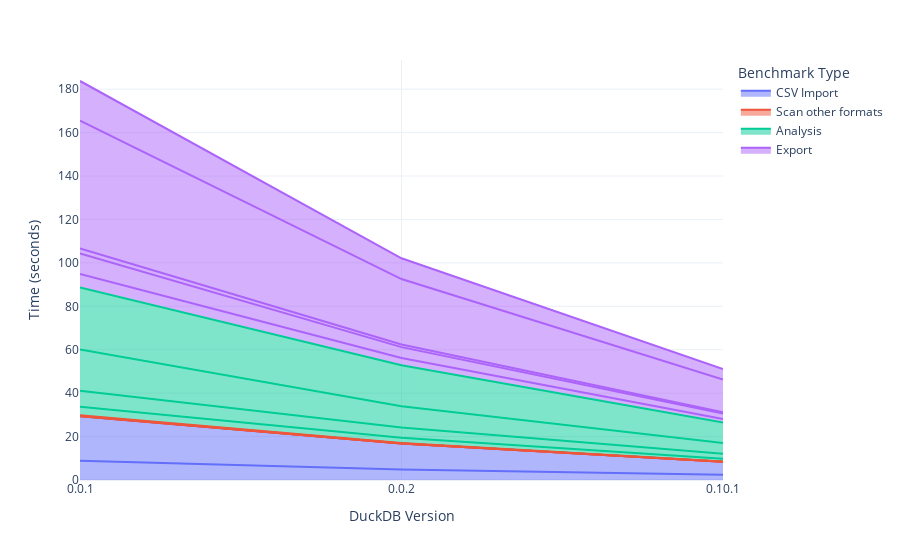

The notebook cell this image was saved under:
### Code cell
fig = px.area(
    results,
    x="DuckDB Version",
    y="Time (seconds)",
    color="Benchmark Type",
    line_group="benchmark",
    category_orders={"Benchmark Type":["CSV Import","Scan other formats","Analysis","Export"]},
    template='plotly_white'
)
print(plotly.io.to_json(fig, pretty=True))
fig.show()

### Figure 1 — Plotly figure (JSON) as saved in the notebook; plotly's stock layout.template omitted (floating-point values rounded to 4 significant figures)
{"data": [{"fillpattern": {"shape": ""}, "hovertemplate": "Benchmark Type=CSV Import<br>benchmark=002 Create table from csv<br>DuckDB Version=%{x}<br>Time (seconds)=%{y}<extra></extra>", "legendgroup": "CSV Import", "line": {"color": "#636efa"}, "marker": {"symbol": "circle"}, "mode": "lines", "name": "CSV Import", "orientation": "v", "showlegend": true, "stackgroup": "1", "type": "scatter", "x": ["0.0.1", "0.0.2", "0.10.1"], "xaxis": "x", "y": [8.848, 4.804, 2.402], "yaxis": "y"}, {"fillpattern": {"shape": ""}, "hovertemplate": "Benchmark Type=CSV Import<br>benchmark=011 Create tables from csvs joins<br>DuckDB Version=%{x}<br>Time (seconds)=%{y}<extra></extra>", "legendgroup": "CSV Import", "line": {"color": "#636efa"}, "marker": {"symbol": "circle"}, "mode": "lines", "name": "CSV Import", "orientation": "v", "showlegend": false, "stackgroup": "1", "type": "scatter", "x": ["0.0.1", "0.0.2", "0.10.1"], "xaxis": "x", "y": [20.53, 11.96, 5.979], "yaxis": "y"}, {"fillpattern": {"shape": ""}, "hovertemplate": "Benchmark Type=Scan other formats<br>benchmark=001 Query pandas<br>DuckDB Version=%{x}<br>Time (seconds)=%{y}<extra></extra>", "legendgroup": "Scan other formats", "line": {"color": "#EF553B"}, "marker": {"symbol": "circle"}, "mode": "lines", "name": "Scan other formats", "orientation": "v", "showlegend": true, "stackgroup": "1", "type": "scatter", "x": ["0.0.1", "0.0.2", "0.10.1"], "xaxis": "x", "y": [0.03739, 0.02143, 0.01072], "yaxis": "y"}, {"fillpattern": {"shape": ""}, "hovertemplate": "Benchmark Type=Scan other formats<br>benchmark=006 Scan and aggregate over Pandas df<br>DuckDB Version=%{x}<br>Time (seconds)=%{y}<extra></extra>", "legendgroup": "Scan other formats", "line": {"color": "#EF553B"}, "marker": {"symbol": "circle"}, "mode": "lines", "name": "Scan other formats", "orientation": "v", "showlegend": false, "stackgroup": "1", "type": "scatter", "x": ["0.0.1", "0.0.2", "0.10.1"], "xaxis": "x", "y": [0.04268, 0.02768, 0.01384], "yaxis": "y"}, {"fillpattern": {"shape": ""}, "hovertemplate": "Benchmark Type=Scan other formats<br>benchmark=008 Scan and aggregate over Parquet file<br>DuckDB Version=%{x}<br>Time (seconds)=%{y}<extra></extra>", "legendgroup": "Scan other formats", "line": {"color": "#EF553B"}, "marker": {"symbol": "circle"}, "mode": "lines", "name": "Scan other formats", "orientation": "v", "showlegend": false, "stackgroup": "1", "type": "scatter", "x": ["0.0.1", "0.0.2", "0.10.1"], "xaxis": "x", "y": [0.079, 0.04716, 0.02358], "yaxis": "y"}, {"fillpattern": {"shape": ""}, "hovertemplate": "Benchmark Type=Scan other formats<br>benchmark=010 Scan and aggregate over Arrow df<br>DuckDB Version=%{x}<br>Time (seconds)=%{y}<extra></extra>", "legendgroup": "Scan other formats", "line": {"color": "#EF553B"}, "marker": {"symbol": "circle"}, "mode": "lines", "name": "Scan other formats", "orientation": "v", "showlegend": false, "stackgroup": "1", "type": "scatter", "x": ["0.0.1", "0.0.2", "0.10.1"], "xaxis": "x", "y": [0.2583, 0.1579, 0.07895], "yaxis": "y"}, {"fillpattern": {"shape": ""}, "hovertemplate": "Benchmark Type=Analysis<br>benchmark=003 Convert to Enums<br>DuckDB Version=%{x}<br>Time (seconds)=%{y}<extra></extra>", "legendgroup": "Analysis", "line": {"color": "#00cc96"}, "marker": {"symbol": "circle"}, "mode": "lines", "name": "Analysis", "orientation": "v", "showlegend": true, "stackgroup": "1", "type": "scatter", "x": ["0.0.1", "0.0.2", "0.10.1"], "xaxis": "x", "y": [3.932, 2.463, 1.232], "yaxis": "y"}, {"fillpattern": {"shape": ""}, "hovertemplate": "Benchmark Type=Analysis<br>benchmark=004 Group by queries<br>DuckDB Version=%{x}<br>Time (seconds)=%{y}<extra></extra>", "legendgroup": "Analysis", "line": {"color": "#00cc96"}, "marker": {"symbol": "circle"}, "mode": "lines", "name": "Analysis", "orientation": "v", "showlegend": false, "stackgroup": "1", "type": "scatter", "x": ["0.0.1", "0.0.2", "0.10.1"], "xaxis": "x", "y": [7.373, 4.664, 2.332], "yaxis": "y"}, {"fillpattern": {"shape": ""}, "hovertemplate": "Benchmark Type=Analysis<br>benchmark=012 Convert to Enums for joins<br>DuckDB Version=%{x}<br>Time (seconds)=%{y}<extra></extra>", "legendgroup": "Analysis", "line": {"color": "#00cc96"}, "marker": {"symbol": "circle"}, "mode": "lines", "name": "Analysis", "orientation": "v", "showlegend": false, "stackgroup": "1", "type": "scatter", "x": ["0.0.1", "0.0.2", "0.10.1"], "xaxis": "x", "y": [19.03, 9.826, 4.913], "yaxis": "y"}, {"fillpattern": {"shape": ""}, "hovertemplate": "Benchmark Type=Analysis<br>benchmark=013 Join queries<br>DuckDB Version=%{x}<br>Time (seconds)=%{y}<extra></extra>", "legendgroup": "Analysis", "line": {"color": "#00cc96"}, "marker": {"symbol": "circle"}, "mode": "lines", "name": "Analysis", "orientation": "v", "showlegend": false, "stackgroup": "1", "type": "scatter", "x": ["0.0.1", "0.0.2", "0.10.1"], "xaxis": "x", "y": [28.54, 18.89, 9.445], "yaxis": "y"}, {"fillpattern": {"shape": ""}, "hovertemplate": "Benchmark Type=Export<br>benchmark=005 Export group by results to Pandas<br>DuckDB Version=%{x}<br>Time (seconds)=%{y}<extra></extra>", "legendgroup": "Export", "line": {"color": "#ab63fa"}, "marker": {"symbol": "circle"}, "mode": "lines", "name": "Export", "orientation": "v", "showlegend": true, "stackgroup": "1", "type": "scatter", "x": ["0.0.1", "0.0.2", "0.10.1"], "xaxis": "x", "y": [6.191, 3.297, 1.648], "yaxis": "y"}, {"fillpattern": {"shape": ""}, "hovertemplate": "Benchmark Type=Export<br>benchmark=007 Export group by results to Parquet<br>DuckDB Version=%{x}<br>Time (seconds)=%{y}<extra></extra>", "legendgroup": "Export", "line": {"color": "#ab63fa"}, "marker": {"symbol": "circle"}, "mode": "lines", "name": "Export", "orientation": "v", "showlegend": false, "stackgroup": "1", "type": "scatter", "x": ["0.0.1", "0.0.2", "0.10.1"], "xaxis": "x", "y": [9.523, 5.033, 2.517], "yaxis": "y"}, {"fillpattern": {"shape": ""}, "hovertemplate": "Benchmark Type=Export<br>benchmark=009 Export group by results to Arrow<br>DuckDB Version=%{x}<br>Time (seconds)=%{y}<extra></extra>", "legendgroup": "Export", "line": {"color": "#ab63fa"}, "marker": {"symbol": "circle"}, "mode": "lines", "name": "Export", "orientation": "v", "showlegend": false, "stackgroup": "1", "type": "scatter", "x": ["0.0.1", "0.0.2", "0.10.1"], "xaxis": "x", "y": [2.291, 1.256, 0.6282], "yaxis": "y"}, {"fillpattern": {"shape": ""}, "hovertemplate": "Benchmark Type=Export<br>benchmark=014 Export join results to Pandas<br>DuckDB Version=%{x}<br>Time (seconds)=%{y}<extra></extra>", "legendgroup": "Export", "line": {"color": "#ab63fa"}, "marker": {"symbol": "circle"}, "mode": "lines", "name": "Export", "orientation": "v", "showlegend": false, "stackgroup": "1", "type": "scatter", "x": ["0.0.1", "0.0.2", "0.10.1"], "xaxis": "x", "y": [58.84, 30.1, 15.05], "yaxis": "y"}, {"fillpattern": {"shape": ""}, "hovertemplate": "Benchmark Type=Export<br>benchmark=015 Export join results to Arrow<br>DuckDB Version=%{x}<br>Time (seconds)=%{y}<extra></extra>", "legendgroup": "Export", "line": {"color": "#ab63fa"}, "marker": {"symbol": "circle"}, "mode": "lines", "name": "Export", "orientation": "v", "showlegend": false, "stackgroup": "1", "type": "scatter", "x": ["0.0.1", "0.0.2", "0.10.1"], "xaxis": "x", "y": [18.26, 9.557, 4.779], "yaxis": "y"}], "layout": {"legend": {"title": {"text": "Benchmark Type"}, "tracegroupgap": 0}, "margin": {"t": 60}, "xaxis": {"anchor": "y", "domain": [0, 1], "title": {"text": "DuckDB Version"}}, "yaxis": {"anchor": "x", "domain": [0, 1], "title": {"text": "Time (seconds)"}}}}
